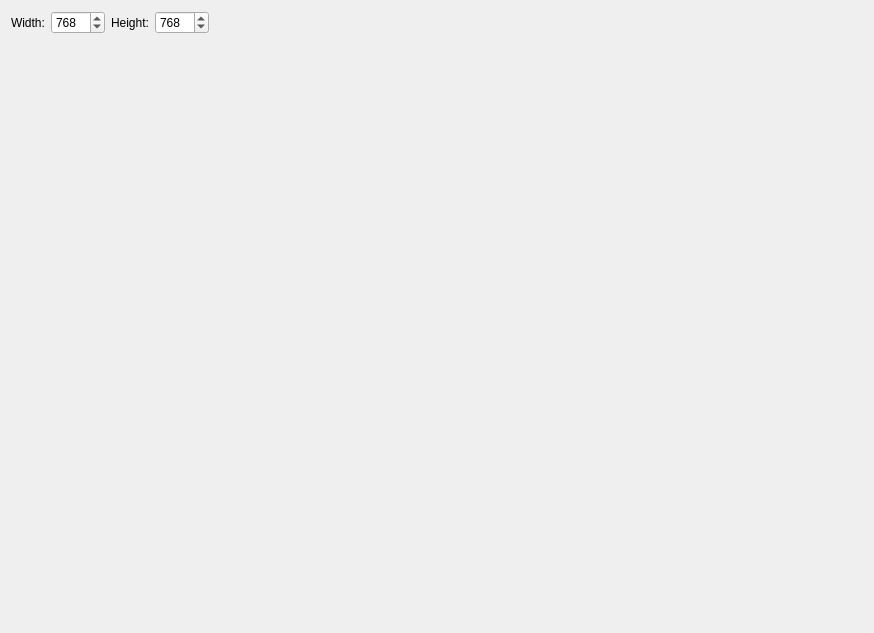
<?xml version="1.0" encoding="UTF-8"?>
<ui version="4.0">
 <class>HeightMapGeneratorClass</class>
 <widget class="QMainWindow" name="HeightMapGeneratorClass">
  <property name="geometry">
   <rect>
    <x>0</x>
    <y>0</y>
    <width>874</width>
    <height>633</height>
   </rect>
  </property>
  <property name="windowTitle">
   <string>HeightMapGenerator</string>
  </property>
  <widget class="QWidget" name="centralWidget">
   <layout class="QVBoxLayout" name="verticalLayout">
    <item>
     <layout class="QHBoxLayout" name="horizontalLayout">
      <item>
       <layout class="QHBoxLayout" name="horizontalLayout_2">
        <item>
         <widget class="QLabel" name="label">
          <property name="text">
           <string>Width:</string>
          </property>
         </widget>
        </item>
        <item>
         <widget class="QSpinBox" name="spinBox">
          <property name="maximum">
           <number>4096</number>
          </property>
          <property name="value">
           <number>768</number>
          </property>
         </widget>
        </item>
       </layout>
      </item>
      <item>
       <layout class="QHBoxLayout" name="horizontalLayout_3">
        <item>
         <widget class="QLabel" name="label_2">
          <property name="text">
           <string>Height:</string>
          </property>
         </widget>
        </item>
        <item>
         <widget class="QSpinBox" name="spinBox_2">
          <property name="maximum">
           <number>2048</number>
          </property>
          <property name="value">
           <number>768</number>
          </property>
         </widget>
        </item>
        <item>
         <spacer name="horizontalSpacer">
          <property name="orientation">
           <enum>Qt::Horizontal</enum>
          </property>
          <property name="sizeHint" stdset="0">
           <size>
            <width>40</width>
            <height>20</height>
           </size>
          </property>
         </spacer>
        </item>
       </layout>
      </item>
     </layout>
    </item>
    <item>
     <widget class="QLabel" name="label_3">
      <property name="text">
       <string/>
      </property>
     </widget>
    </item>
    <item>
     <spacer name="verticalSpacer">
      <property name="orientation">
       <enum>Qt::Vertical</enum>
      </property>
      <property name="sizeHint" stdset="0">
       <size>
        <width>20</width>
        <height>40</height>
       </size>
      </property>
     </spacer>
    </item>
   </layout>
  </widget>
 </widget>
 <layoutdefault spacing="6" margin="11"/>
 <resources>
  <include location="HeightMapGenerator.qrc"/>
 </resources>
 <connections/>
</ui>
